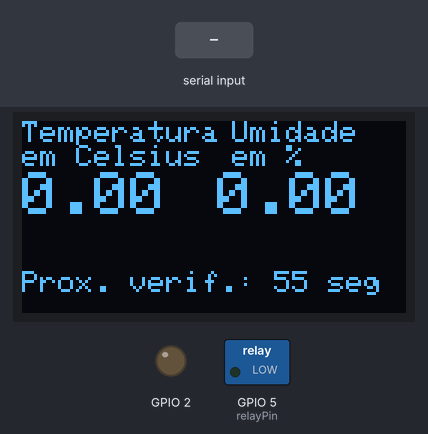
The sketch below on a simulated ESP32. On the bench: 128×64 one-colour display, switched loads named in the sketch (green lamp = pin HIGH), output pins drawn as LEDs (lit = HIGH). The inputs (shaded band) are chosen by the test bench. WiFi joins after 1.5 s; servers stay silent unless stated; what the sketch prints to the serial monitor is not drawn.

Above: at 4.1 s.
At 5.2 s:
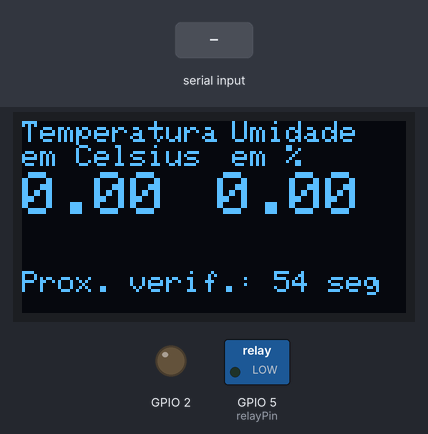
5.3 s: "temperatura" received over Serial
At 7.5 s:
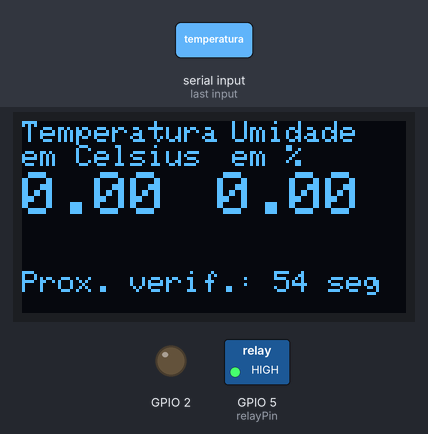
Timing chart, 0 to 9.0 s (numbered marks = the images above; inputs shaded):
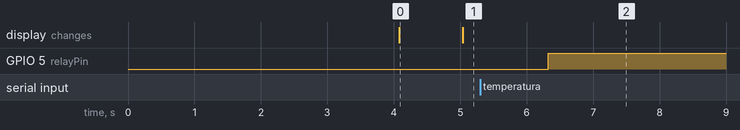

The sketch:

TemperatureMonitorESP32.ino
```cpp
#include <Arduino.h>
#include <Wire.h>
#include <Adafruit_GFX.h>
#include <Adafruit_SSD1306.h>
#include <DHT.h>
#include "display.h"
#include "sensor.h"
#include "wificonnect.h"
#include "apirequest.h"
#include "relaycontrol.h"

String command = "";
unsigned long lastTime = 0;
const unsigned long interval = 60000; // 60 segundos

float temperature = 0.0;
float humidity = 0.0;

void setup()
{
    Serial.begin(9600);
    setupDisplay();
    setupSensor();
    setupWiFi();
    setupRelay();
}

void loop()
{
    if (Serial.available() > 0)
    {
        command = Serial.readString();
        command.trim();
    }

    unsigned long currentTime = millis();
    unsigned long timeRemaining = interval - (currentTime - lastTime);
    unsigned long secondsRemaining = timeRemaining / 1000;

    if (command.equals("temperatura") || (currentTime - lastTime >= interval))
    {
        activateRelay();

        temperature = readTemperature();
        humidity = readHumidity();

        if (isnan(temperature) || isnan(humidity))
        {
            Serial.println("Failed to read from DHT22 sensor");
        }
        else
        {
            Serial.print("Temperature ");
            Serial.print(temperature);
            Serial.println("\xF8C");

            Serial.print("Humidity ");
            Serial.print(humidity);

            lastTime = currentTime;
        }
        sendDataToServer(temperature, humidity);

        command = "";
    }

    updateDisplay(temperature, humidity, secondsRemaining);
}
```

apirequest.cpp
```cpp
#include <Arduino.h>
#include <HTTPClient.h>
#include <WiFi.h>
#include "apirequest.h"

void sendDataToServer(float temperature, float humidity)
{
    HTTPClient http;
    http.begin("https://temperature-monitor-system.vercel.app/api/temperature");
    http.addHeader("Content-Type", "application/json");

    String jsonPayload = "{\"temperature\": " + String(temperature, 2) + ", \"humidity\": " + String(humidity, 2) + "}";

    int httpResponseCode = http.POST(jsonPayload);

    if (httpResponseCode > 0)
    {
        String response = http.getString();
        Serial.println("POST sent, server response: " + response);
    }
    else
    {
        Serial.println("Error sending POST, response code: " + String(httpResponseCode));
    }

    http.end();
}
```

apirequest.h
```cpp
#ifndef APIREQUEST_H
#define APIREQUEST_H

void sendDataToServer(float temperature, float humidity);

#endif
```

display.cpp
```cpp
#include <Arduino.h>
#include <Adafruit_GFX.h>
#include <Adafruit_SSD1306.h>
#include "display.h"

#define SCREEN_WIDTH 128
#define SCREEN_HEIGHT 64
#define OLED_RESET -1
Adafruit_SSD1306 display(SCREEN_WIDTH, SCREEN_HEIGHT, &Wire, OLED_RESET);

void setupDisplay()
{
    pinMode(2, OUTPUT);

    if (!display.begin(SSD1306_SWITCHCAPVCC, 0x3C))
    {
        Serial.println(F("SSD1306 allocation failed"));
        for (;;)
            ;
    }

    display.clearDisplay();
    display.setTextSize(1);
    display.setTextColor(SSD1306_WHITE);
    display.setCursor(0, 0);
    display.print("Starting...");
    display.display();
    delay(2000);
}

void updateDisplay(float temperature, float humidity, unsigned long secondsRemaining)
{
    display.clearDisplay();
    display.setTextSize(1);

    display.setCursor(0, 0);
    display.print("Temperatura ");
    display.setCursor(0, 8);
    display.print("em Celsius ");

    display.setCursor(70, 0);
    display.print("Umidade ");
    display.setCursor(70, 8);
    display.print("em % ");

    display.setTextSize(2);
    display.setCursor(0, 17);
    display.print(temperature);

    display.setCursor(65, 17);
    display.print(humidity);

    display.setTextSize(1);
    display.setCursor(0, 50);
    display.print("Prox. verif.: ");
    display.print(secondsRemaining);
    display.println(" seg");

    display.display();
}
```

display.h
```cpp
#ifndef DISPLAY_H
#define DISPLAY_H

void setupDisplay();
void updateDisplay(float temperature, float humidity, unsigned long secondsRemaining);

#endif
```

relaycontrol.cpp
```cpp
#include <Arduino.h>
#include "relaycontrol.h"

const int relayPin = 5;

void setupRelay()
{
    pinMode(relayPin, OUTPUT);
    digitalWrite(relayPin, LOW);
}

void activateRelay()
{
    digitalWrite(relayPin, HIGH);
    delay(30000);
    digitalWrite(relayPin, LOW);
}
```

relaycontrol.h
```cpp
#ifndef RELAYCONTROL_H
#define RELAYCONTROL_H

void setupRelay();
void activateRelay();

#endif
```

sensor.cpp
```cpp
#include <Arduino.h>
#include <DHT.h>
#include "sensor.h"

#define DHTPIN 4
#define DHTTYPE DHT22

DHT dht(DHTPIN, DHTTYPE);

void setupSensor()
{
    dht.begin();
}

float readTemperature()
{
    return dht.readTemperature();
}

float readHumidity()
{
    return dht.readHumidity();
}
```

sensor.h
```cpp
#ifndef SENSOR_H
#define SENSOR_H

void setupSensor();
float readTemperature();
float readHumidity();

#endif
```

wifi.cpp
```cpp
#include <Arduino.h>
#include <WiFi.h>
#include "wificonnect.h"
#include "config.h"

void setupWiFi()
{
    Serial.begin(115200);
    WiFi.begin(SSID, PASSWORD);

    while (WiFi.status() != WL_CONNECTED)
    {
        delay(1000);
        Serial.print("Connecting to WiFi network");
        Serial.print(".");
    }

    Serial.println("");
    Serial.println("Connected successfully!");
    Serial.print("IP Address: ");
    Serial.println(WiFi.localIP());
}
```

wificonnect.h
```cpp
#ifndef WIFICONNECT_H
#define WIFICONNECT_H

void setupWiFi();

#endif
```

config.h
```cpp
#ifndef CONFIG_H
#define CONFIG_H

#define SSID ""
#define PASSWORD ""

#endif
```

Measured:
- after the input at 5.3 s, GPIO 5 (relayPin): LOW → HIGH after 1.0 s
- what the display in image 0 shows lasts 0.9 s, from 4.1 s to 5.0 s
